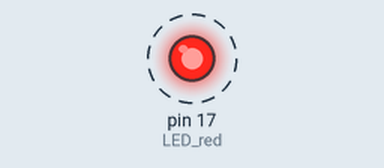
The sketch below on a simulated Arduino Uno, built with avr-gcc and run on an emulated ATmega328P. Parts: output pins drawn as LEDs (lit = HIGH). Dashed ring = blinking.

Above: at 0.5 s.
Timing chart, 0 to 4.6 s (numbered marks = the images above):
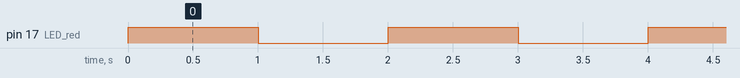

The sketch:

test4.ino
```cpp
#define LED_red 17
void setup() {
  // put your setup code here, to run once:
pinMode(LED_red,OUTPUT);
}

void loop() {
  // put your main code here, to run repeatedly:
digitalWrite(LED_red,HIGH);
delay(1000);
digitalWrite(LED_red,LOW);
delay(1000);
}
```

Measured:
- by itself, pin 17 (LED_red): alternates HIGH for 1.0 s and LOW for 1.0 s
